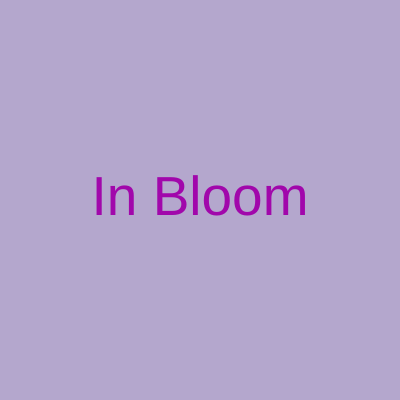
Frame 1 (no input)
Frame 60 (no input): identical to frame 1, image omitted
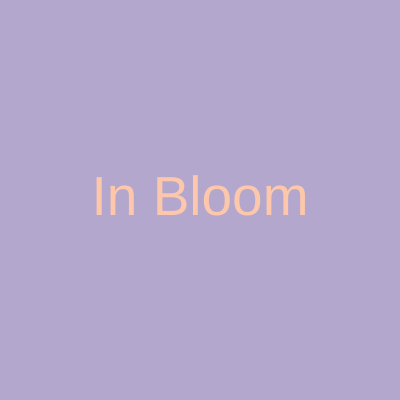
Frame 120 (the mouse pressed at the canvas centre since frame 60)

The p5.js sketch that drew these frames (run headless with seeded random() and noise() and a simulated clock; from frame 60 on, the mouse is pressed at the canvas centre):

// p5.js sketch
// ── sketch.js
function setup() {
  createCanvas(400, 400);
  textAlign(CENTER, CENTER);
  textSize(55);
}

function draw() {
  background(180, 167, 205); // This is the background color.
  fill(160 + mouseX, mouseY, 170, 245); // This one is the colors of the text with a twist, where if you hover around your mouse on the text it changes its color.
  text("In Bloom", width / 2, height / 2); // This is the dimension of the text.
}
